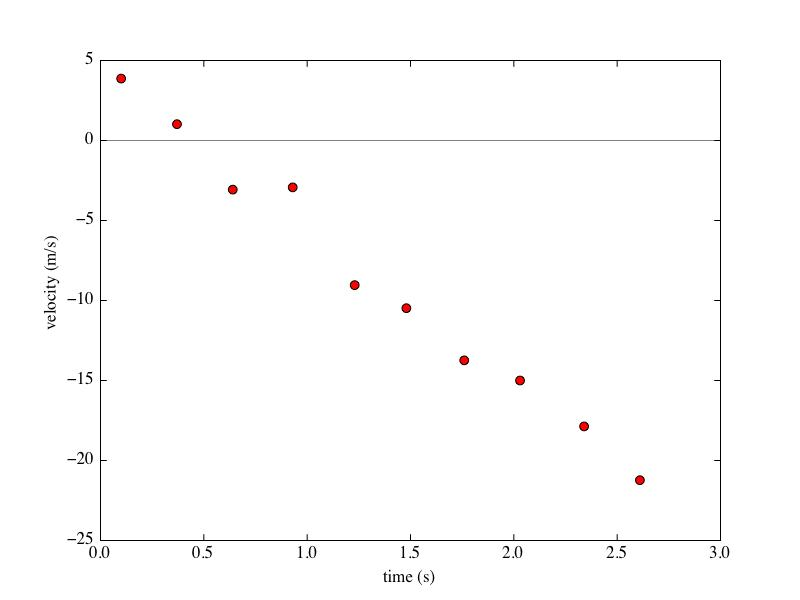

This chart was generated by the following Python code:
def LineFit(x, y):
    """ Returns slope and y-intercept of linear fit to (x,y) data set"""
    xavg = x.mean()
    slope = (y*(x-xavg)).sum()/(x*(x-xavg)).sum()
    yint = y.mean()-slope*xavg
    return slope, yint

def redchisq(x, y, dy, slope, yint):
    """Returns reduced chi squared for linear fit"""
    chisq = (((y-yint-slope*x)/dy)**2).sum()
    return chisq/float(x.size-2)
    
import numpy as np
import matplotlib.pyplot as plt

# read in data set 2 for falling object from txt file 
t, v, dv = np.loadtxt("VelocityVsTime.txt", skiprows=3, unpack=True)

# Determine fitting parameters
a, v0 = LineFit(t, v)

# ... and the reduced chi^2
rchi2 = redchisq(t, v, dv, a, v0)

# Create points for plotting the fit
dt = 0.05 * (t.max()-t.min())               # add this to span of time in data set
tFit = np.array([t.min()-dt, t.max()+dt])   # only 2 points are needed for a line
vFit0 = v0 + a * tFit                     # create the y-fit data

# Plot fit and data
fig = plt.figure(1)
ax = fig.add_subplot(111)
#ax.plot(tFit, vFit0, "g")    # plot fit
ax.axhline(y=0, color="gray")
ax.plot(t, v, "ro")

# Annotate plot
ax.text(1, 450, "Least squares fit w/o uncertainties")
ax.text(1, 400, "v0 = {0:0.1f} m/s".format(v0))
ax.text(1, 350, "a = {0:0.1f} m/s^2".format(a))
ax.text(1, 300, "redchisq = {0:0.2f}".format(rchi2))

ax.set_xlabel("time (s)")
ax.set_ylabel("velocity (m/s)")

plt.savefig("VelocityVsTimePlot.pdf")

plt.show()
